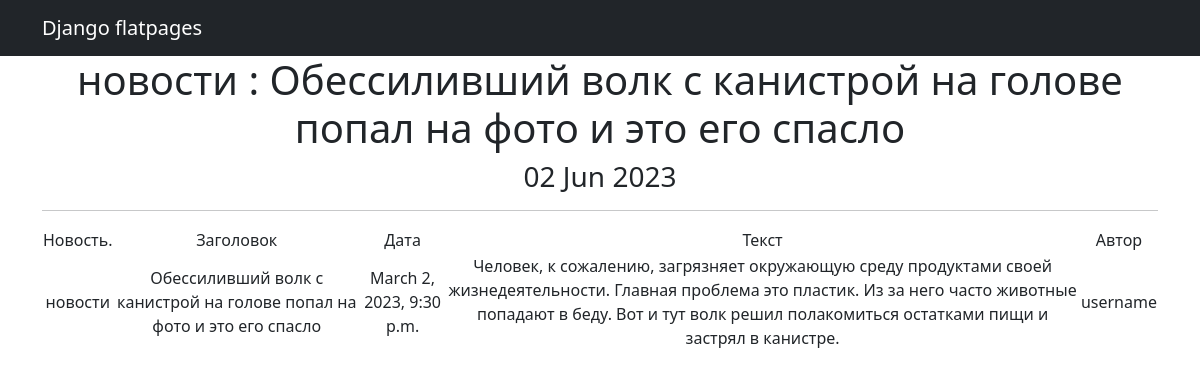
The app's page /posts/9 with its own data.
### news/models.py (models this page shows, shortened)
class Post(models.Model):
    author = models.ForeignKey(Author, on_delete=models.CASCADE)
    content_type = models.CharField(max_length=256, choices=ContentType.choices)
    data = models.DateTimeField(auto_now_add=True)
    content_header = models.CharField(max_length=256)
    content_text = models.CharField(max_length=5000)
    content_rating = models.IntegerField(default=0)
    category = models.ManyToManyField(Category, through='PostCategory')
    def __str__(self):
        return f' {self.content_type} : {self.content_header}'

class Author(models.Model):
    user = models.OneToOneField(User, on_delete=models.CASCADE)
    rating = models.IntegerField(default=0)
    def __str__(self):
        return self.user.username

### news/views.py (the view)
# urls.py: path('<int:pk>', PostDetail.as_view(), name='post_details'),
class PostDetail(DetailView):
    model = Post
    template_name = 'news/post_details.html'
    context_object_name = 'posts'
    def get_context_data(self, **kwargs):
        context = super().get_context_data(**kwargs)
        context['time_now'] = datetime.utcnow()
        return context

### templates/news/post_details.html (shortened to what this page needs)
{% extends 'flatpages/default.html' %}
{% block content %}
<h1>{{ posts}}</h1>
    <h3>{{ time_now|date:'d M Y' }}</h3>
    <hr>
       <table>
           <tr>
               <td>Новость.</td>
               <td>Заголовок</td>
               <td>Дата</td>
               <td>Текст</td>
               <td>Автор</td>
           </tr>
           <tr>
               <td>{{ posts.content_type }}</td>
               <td>{{ posts.content_header }}</td>
               <td>{{ posts.data }}</td>
               <td>{{ posts.content_text}}</td>
               <td>{{ posts.author}}</td>
           </tr>
       </table>
{% endblock content %}

### records on screen
Post: content_type+content_header "новости : Обессиливший волк с канистрой на голове попал на фото и это его спасло", content_type "новости", content_header "Обессиливший волк с канистрой на голове попал на фото и это его спасло", data "March 2, 2023, 9:30 p.m.", content_text "Человек, к сожалению, загрязняет окружающую среду продуктами своей жизнедеятельности. Главная проблема это пластик. Из за него часто животные попадают в беду. Вот и тут волк решил полакомиться остатками пищи и застрял в канистре.", author "username"

### other values on screen
{{ time_now|date:'d M Y' }} "02 Jun 2023"
